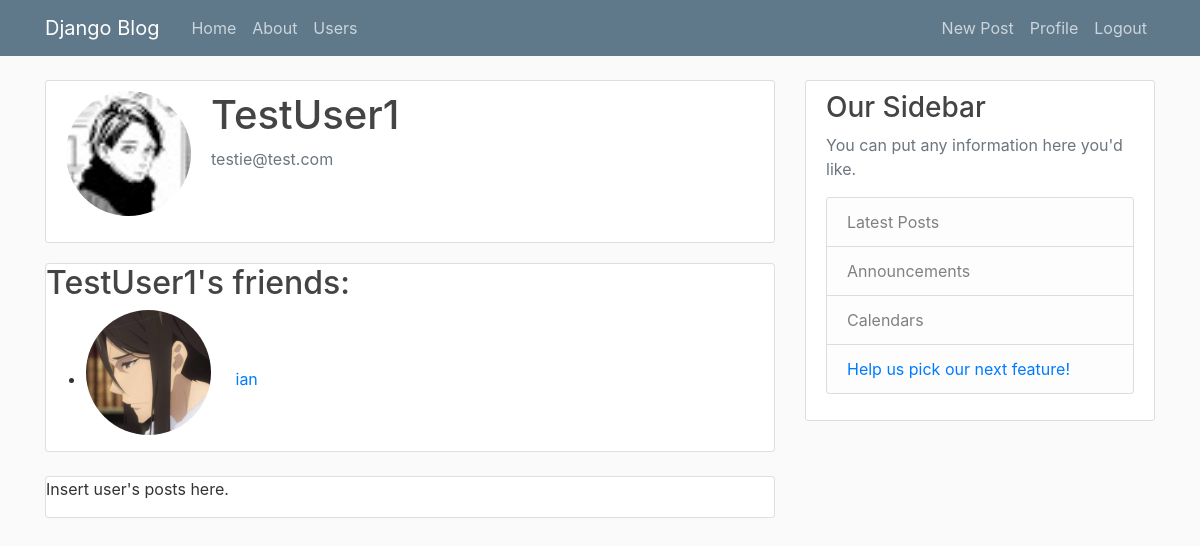
The page /users/6/ (signed in) on the database its author committed.
### users/models.py (models this page shows, shortened)
class Profile(models.Model):
    user = models.OneToOneField(User, on_delete=models.CASCADE)
    image = models.ImageField(default="default.jpg", upload_to="profile_pictures")
    friends = models.ManyToManyField("Profile", blank=True)
    def get_absolute_url(self):
        return "/users/{}".format(self.pk)

### users/views.py (the view)
# urls.py: path('<int:pk>/', user_social_profile, name="user_social"),
def user_social_profile(request, pk):
    prof = Profile.objects.filter(pk=pk).first()
    profile_user = prof.user
    sent_fre_requests = FriendRequest.objects.filter(from_user=profile_user)
    rec_fre_requests = FriendRequest.objects.filter(to_user=profile_user)
    friends = prof.friends.all()
    button_status = 'none'
    if profile_user != request.user:
        print("Wowee you're on someone else's profile.")
        if prof not in request.user.profile.friends.all():
            print(request.user.profile.friends.all())
            button_status = 'not_friend'
            if (FriendRequest.objects.filter(from_user=request.user).filter(to_user=prof.user).count() == 1):
                button_status = 'request_sent'  # If this is active then either replace the send request link with cancel or have it say request is already sent and add an offer to cancel the request.
            elif (FriendRequest.objects.filter(from_user=prof.user).filter(to_user=request.user).count() == 1):
                button_status = 'request_received'  # If this is the status then you've already gotten an invite from the user.
        else:
            print("You two are already friends.")
    else:
        print('on your own profile...')
    print(button_status)
    context = {
        'user':profile_user,
        'button_status':button_status,
        'friends_list':friends,
        'sent_requests':sent_fre_requests,
        'rec_requests':rec_fre_requests
    }
    return render(request, 'users/user_social_profile.html', context=context)

### users/templates/users/user_social_profile.html (shortened to what this page needs)
{% extends "blog/base.html" %}
{% load crispy_forms_tags %}
{% block content %}
    <div class="content-section">
        <div class="media">
          <img class="rounded-circle account-img" src="{{ user.profile.image.url }}">
          <div class="media-body">
            <h2 class="account-heading">
                {{ user.username }}
            </h2>
            <p class="text-secondary">
                {{ user.email }}
            </p>
          </div>
        </div>
    </div>
    <div class="card">
        <h2>{{ user.username }}'s friends:</h2>
        <ul>
            {% for friend in friends_list %}
                <li><img class="rounded-circle account-img" src="{{ friend.user.profile.image.url }}"><a href="{{ friend.get_absolute_url }}"> {{ friend.user.username }}</a></li>
            {% endfor %}
        </ul>
    </div>
    <br />
    <div class="card">
        <p>Insert user's posts here.</p>
    </div>
{% endblock content %}

### blog/static/blog/main.css (style rules this page uses)
body { background: #fafafa; color: #333333; margin-top: 5rem; }
h1, h2, h3, h4, h5, h6 { color: #444444; }
ul { margin: 0; }
.content-section { background: #ffffff; padding: 10px 20px; border: 1px solid #dddddd; border-radius: 3px; margin-bottom: 20px; }
.account-img { height: 125px; width: 125px; margin-right: 20px; margin-bottom: 16px; }
.account-heading { font-size: 2.5rem; }

### rows shown on the page
Profile: user.profile.image (picture), user.username "ian"

### other values the page prints
{{ user.username }} "TestUser1"
{{ user.email }} "testie@test.com"
